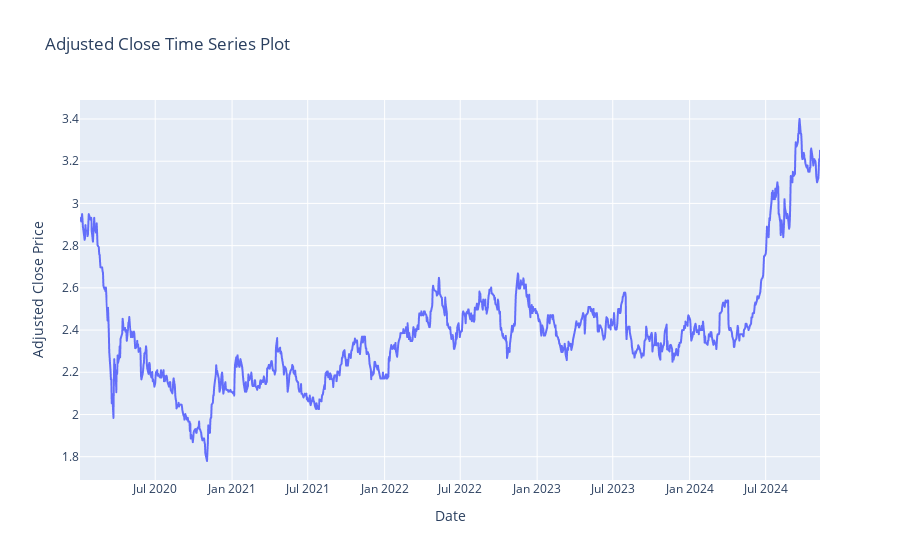

Source (notebook cell):
### Code cell
fig_price = px.line(stock_price, x=stock_price.index, y='Adj Close', title='Adjusted Close Time Series Plot', labels={'Adj Close': 'Adjusted Close Price'})
fig_price.show()

### Figure 1 — Plotly figure (JSON) as saved in the notebook; plotly's stock layout.template omitted (floating-point values rounded to 4 significant figures; data arrays with more than 128 entries replaced by an {"elided": "..."} marker saying what was removed)
{"data": [{"hovertemplate": "Date=%{x}<br>Adjusted Close Price=%{y}<extra></extra>", "legendgroup": "", "line": {"color": "#636efa", "dash": "solid"}, "marker": {"symbol": "circle"}, "mode": "lines", "name": "", "showlegend": false, "type": "scattergl", "x": {"elided": "1219 str values"}, "xaxis": "x", "y": {"elided": "1219 float values"}, "yaxis": "y"}], "layout": {"legend": {"tracegroupgap": 0}, "title": {"text": "Adjusted Close Time Series Plot"}, "xaxis": {"anchor": "y", "domain": [0, 1], "title": {"text": "Date"}}, "yaxis": {"anchor": "x", "domain": [0, 1], "title": {"text": "Adjusted Close Price"}}}}
